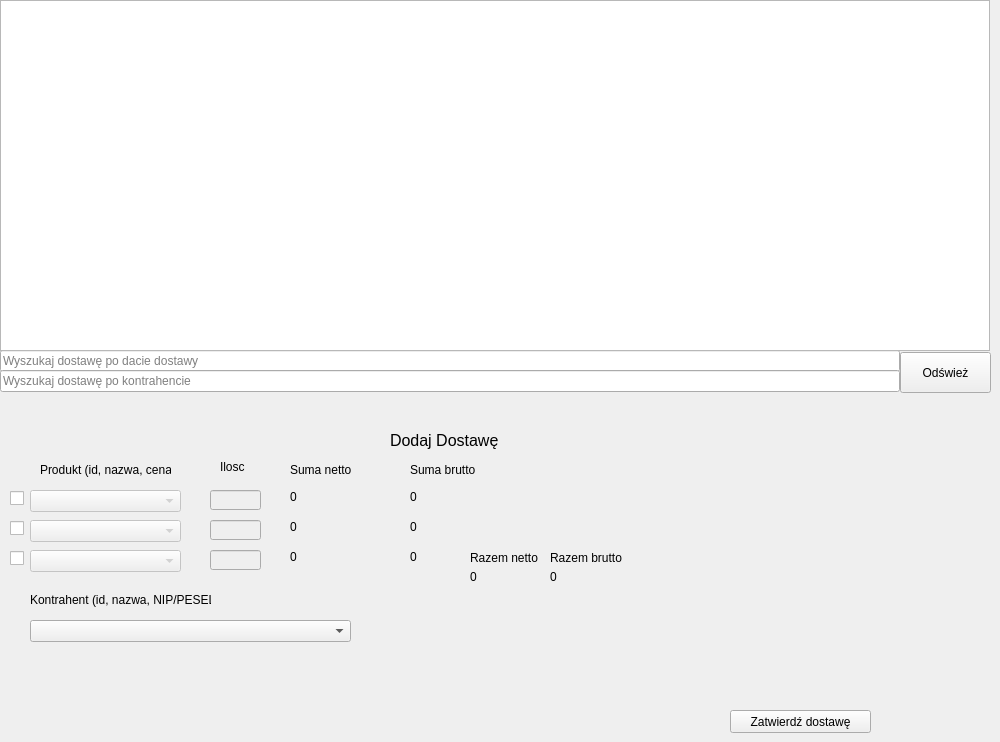
    <widget class="QWidget" name="tab_dostawy">
     <attribute name="title">
      <string>Dostawy</string>
     </attribute>
     <widget class="QLineEdit" name="lineEdit_dostawa_wyszukajtowar">
      <property name="geometry">
       <rect>
        <x>0</x>
        <y>350</y>
        <width>900</width>
        <height>22</height>
       </rect>
      </property>
      <property name="placeholderText">
       <string>Wyszukaj dostawę po dacie dostawy</string>
      </property>
     </widget>
     <widget class="QLabel" name="label_dostawa">
      <property name="geometry">
       <rect>
        <x>390</x>
        <y>430</y>
        <width>151</width>
        <height>20</height>
       </rect>
      </property>
      <property name="font">
       <font>
        <pointsize>12</pointsize>
       </font>
      </property>
      <property name="text">
       <string>Dodaj Dostawę</string>
      </property>
     </widget>
     <widget class="QComboBox" name="comboBox_dostawa3">
      <property name="enabled">
       <bool>false</bool>
      </property>
      <property name="geometry">
       <rect>
        <x>30</x>
        <y>550</y>
        <width>151</width>
        <height>22</height>
       </rect>
      </property>
      <property name="placeholderText">
       <string>Wybierz produkt</string>
      </property>
     </widget>
     <widget class="QComboBox" name="comboBox_dostawa2">
      <property name="enabled">
       <bool>false</bool>
      </property>
      <property name="geometry">
       <rect>
        <x>30</x>
        <y>520</y>
        <width>151</width>
        <height>22</height>
       </rect>
      </property>
      <property name="placeholderText">
       <string>Wybierz produkt</string>
      </property>
     </widget>
     <widget class="QLineEdit" name="lineEdit_dostawa_cena3">
      <property name="enabled">
       <bool>false</bool>
      </property>
      <property name="geometry">
       <rect>
        <x>210</x>
        <y>550</y>
        <width>51</width>
        <height>20</height>
       </rect>
      </property>
      <property name="text">
       <string/>
      </property>
     </widget>
     <widget class="QLabel" name="label_dostawa_sumB3">
      <property name="geometry">
       <rect>
        <x>410</x>
        <y>550</y>
        <width>47</width>
        <height>13</height>
       </rect>
      </property>
      <property name="text">
       <string>0</string>
      </property>
     </widget>
     <widget class="QComboBox" name="comboBox_dostawa_kontrahent">
      <property name="geometry">
       <rect>
        <x>30</x>
        <y>620</y>
        <width>321</width>
        <height>22</height>
       </rect>
      </property>
      <property name="placeholderText">
       <string>Wybierz kontrahenta</string>
      </property>
     </widget>
     <widget class="QLabel" name="label_dostawasuma_jednostkowa_brutto_4">
      <property name="geometry">
       <rect>
        <x>410</x>
        <y>460</y>
        <width>91</width>
        <height>20</height>
       </rect>
      </property>
      <property name="text">
       <string>Suma brutto</string>
      </property>
     </widget>
     <widget class="QLabel" name="label_dostawa_sumN1">
      <property name="geometry">
       <rect>
        <x>290</x>
        <y>490</y>
        <width>47</width>
        <height>13</height>
       </rect>
      </property>
      <property name="text">
       <string>0</string>
      </property>
     </widget>
     <widget class="QLabel" name="label_dostawa_sumB2">
      <property name="geometry">
       <rect>
        <x>410</x>
        <y>520</y>
        <width>47</width>
        <height>13</height>
       </rect>
      </property>
      <property name="text">
       <string>0</string>
      </property>
     </widget>
     <widget class="QLabel" name="label_dostawa_sumN3">
      <property name="geometry">
       <rect>
        <x>290</x>
        <y>550</y>
        <width>47</width>
        <height>13</height>
       </rect>
      </property>
      <property name="text">
       <string>0</string>
      </property>
     </widget>
     <widget class="QLabel" name="label_dostawa_produkt_4">
      <property name="geometry">
       <rect>
        <x>40</x>
        <y>460</y>
        <width>131</width>
        <height>20</height>
       </rect>
      </property>
      <property name="text">
       <string>Produkt (id, nazwa, cena)</string>
      </property>
     </widget>
     <widget class="QLineEdit" name="lineEdit_dostawa_cena2">
      <property name="enabled">
       <bool>false</bool>
      </property>
      <property name="geometry">
       <rect>
        <x>210</x>
        <y>520</y>
        <width>51</width>
        <height>20</height>
       </rect>
      </property>
      <property name="text">
       <string/>
      </property>
     </widget>
     <widget class="QLabel" name="label_dostawa_sumB1">
      <property name="geometry">
       <rect>
        <x>410</x>
        <y>490</y>
        <width>47</width>
        <height>13</height>
       </rect>
      </property>
      <property name="text">
       <string>0</string>
      </property>
     </widget>
     <widget class="QCheckBox" name="checkBox_dostawa_2">
      <property name="geometry">
       <rect>
        <x>10</x>
        <y>520</y>
        <width>16</width>
        <height>17</height>
       </rect>
      </property>
      <property name="text">
       <string/>
      </property>
     </widget>
     <widget class="QLabel" name="label_dostawa_ilosc_4">
      <property name="geometry">
       <rect>
        <x>220</x>
        <y>460</y>
        <width>47</width>
        <height>13</height>
       </rect>
      </property>
      <property name="text">
       <string>Ilosc</string>
      </property>
     </widget>
     <widget class="QLabel" name="label_dostawa_sumN2">
      <property name="geometry">
       <rect>
        <x>290</x>
        <y>520</y>
        <width>47</width>
        <height>13</height>
       </rect>
      </property>
      <property name="text">
       <string>0</string>
      </property>
     </widget>
     <widget class="QLabel" name="label_dostawasuma_jednostkowa_4">
      <property name="geometry">
       <rect>
        <x>290</x>
        <y>460</y>
        <width>91</width>
        <height>20</height>
       </rect>
      </property>
      <property name="text">
       <string>Suma netto</string>
      </property>
     </widget>
     <widget class="QPushButton" name="pushButton_dostawa">
      <property name="geometry">
       <rect>
        <x>730</x>
        <y>710</y>
        <width>141</width>
        <height>23</height>
       </rect>
      </property>
      <property name="text">
       <string>Zatwierdź dostawę</string>
      </property>
     </widget>
     <widget class="QCheckBox" name="checkBox_dostawa_1">
      <property name="geometry">
       <rect>
        <x>10</x>
        <y>490</y>
        <width>16</width>
        <height>17</height>
       </rect>
      </property>
      <property name="text">
       <string/>
      </property>
     </widget>
     <widget class="QComboBox" name="comboBox_dostawa1">
      <property name="enabled">
       <bool>false</bool>
      </property>
      <property name="geometry">
       <rect>
        <x>30</x>
        <y>490</y>
        <width>151</width>
        <height>22</height>
       </rect>
      </property>
      <property name="placeholderText">
       <string>Wybierz produkt</string>
      </property>
     </widget>
     <widget class="QLineEdit" name="lineEdit_dostawa_cena1">
      <property name="enabled">
       <bool>false</bool>
      </property>
      <property name="geometry">
       <rect>
        <x>210</x>
        <y>490</y>
        <width>51</width>
        <height>20</height>
       </rect>
      </property>
      <property name="text">
       <string/>
      </property>
     </widget>
     <widget class="QCheckBox" name="checkBox_dostawa_3">
      <property name="geometry">
       <rect>
        <x>10</x>
        <y>550</y>
        <width>16</width>
        <height>17</height>
       </rect>
      </property>
      <property name="text">
       <string/>
      </property>
     </widget>
     <widget class="QLabel" name="label_dostawa_kontrahent_opis">
      <property name="geometry">
       <rect>
        <x>30</x>
        <y>590</y>
        <width>181</width>
        <height>20</height>
       </rect>
      </property>
      <property name="text">
       <string>Kontrahent (id, nazwa, NIP/PESEL)</string>
      </property>
     </widget>
     <widget class="QLabel" name="label_sprzedaz_razembrutto_string">
      <property name="geometry">
       <rect>
        <x>550</x>
        <y>550</y>
        <width>81</width>
        <height>16</height>
       </rect>
      </property>
      <property name="text">
       <string>Razem brutto</string>
      </property>
     </widget>
     <widget class="QLabel" name="label_dostawa_suma_razembrutto_int">
      <property name="geometry">
       <rect>
        <x>550</x>
        <y>570</y>
        <width>47</width>
        <height>13</height>
       </rect>
      </property>
      <property name="text">
       <string>0</string>
      </property>
     </widget>
     <widget class="QLabel" name="label_dostawa_razemnetto_string">
      <property name="geometry">
       <rect>
        <x>470</x>
        <y>550</y>
        <width>81</width>
        <height>16</height>
       </rect>
      </property>
      <property name="text">
       <string>Razem netto</string>
      </property>
     </widget>
     <widget class="QLabel" name="label_dostawa_suma_razemnetto_int">
      <property name="geometry">
       <rect>
        <x>470</x>
        <y>570</y>
        <width>47</width>
        <height>13</height>
       </rect>
      </property>
      <property name="text">
       <string>0</string>
      </property>
     </widget>
     <widget class="QLabel" name="label_dostawa_komunikat_4">
      <property name="geometry">
       <rect>
        <x>500</x>
        <y>670</y>
        <width>441</width>
        <height>20</height>
       </rect>
      </property>
      <property name="font">
       <font>
        <pointsize>11</pointsize>
       </font>
      </property>
      <property name="text">
       <string/>
      </property>
      <property name="alignment">
       <set>Qt::AlignCenter</set>
      </property>
     </widget>
     <widget class="QTableWidget" name="tableWidget_dostawa">
      <property name="geometry">
       <rect>
        <x>0</x>
        <y>0</y>
        <width>990</width>
        <height>351</height>
       </rect>
      </property>
     </widget>
     <widget class="QLineEdit" name="lineEdit_dostawa_wyszukajtowar_kontrahent">
      <property name="geometry">
       <rect>
        <x>0</x>
        <y>370</y>
        <width>900</width>
        <height>22</height>
       </rect>
      </property>
      <property name="placeholderText">
       <string>Wyszukaj dostawę po kontrahencie</string>
      </property>
     </widget>
     <widget class="QPushButton" name="pushButton_2">
      <property name="geometry">
       <rect>
        <x>900</x>
        <y>352</y>
        <width>91</width>
        <height>41</height>
       </rect>
      </property>
      <property name="text">
       <string>Odśwież</string>
      </property>
     </widget>
    </widget>
